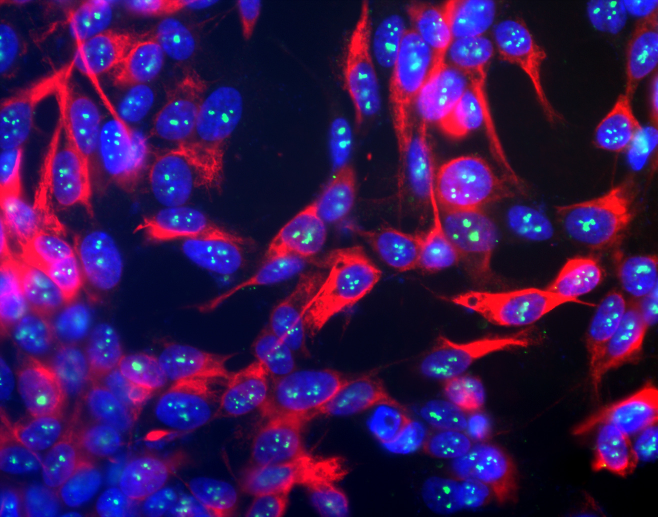
#> input picture Workshops/Segmentation/cells_segm.tif, 1315 x 1033 px (shown at 1/2 size)
$ jupyter execute --allow-errors 'segmentation solution.ipynb'
#> lines starting #> are read from the running program, lines starting #| are printed output that depends on the picture; after the words box and inside, x2 and y2 are one past the last pixel; in counts of white or black regions, pixels touching at a corner belong together
# Introduction

Segmentation is the process of dividing a digital image into subsets of pixels with specific features. This can be used, for instance, to determine where specific objects are in an image, and determine their properties.

In this workshop you will use different strategies to segment biological images.

## Semantic segmentation

We start with the problem of **semantic segmentation**. Given an image of cells, we want to determine which pixels are from cells and which are from background.

Complete the cell below to load and display the `cell_segm.tif` image

[cell 1]
# Import necessary libraries
import matplotlib.pyplot as plt
import numpy as np

# This line just specify the default figure size for matplotlib
# Quite handy to change, as the default in Jupyter is sometimes a bit too small!
plt.rcParams['figure.figsize'] = [8, 8]

[cell 2]
# Read the image
cells = plt.imread("cells_segm.tif")
#> cells is the input picture: shape (1033, 1315, 3); mean R, G, B 58.8, 17.7, 83.3

# Print its shape
print(cells.shape)
#| (1033, 1315, 3)

# Display the image
plt.imshow(cells)

The image (source GerryShaw, [Wikimedia](https://commons.wikimedia.org/wiki/File:38F3-ChkNFH-DAPI-Shsy5y.jpg)) shows human SH-SY5Y cells.
Channel 0 contains staining of the cells cytoskeleton, channel 1 staining for a nucleolar protein, and channel 2 shows DNA (nuclear) staining.

We would like to determine which pixels correspond to nuclei. We would like to end up with a matrix of the same size as the original image, where each element is 1 if the pixel is in a nucleus, and 0 if it is elsewhere (cytoplasm or background)

Let's start by isolating the channel with the nuclear staining; you can use `imshow` to ensure you got the correct one!

[cell 3]
nuclei = cells[:, :, 2]
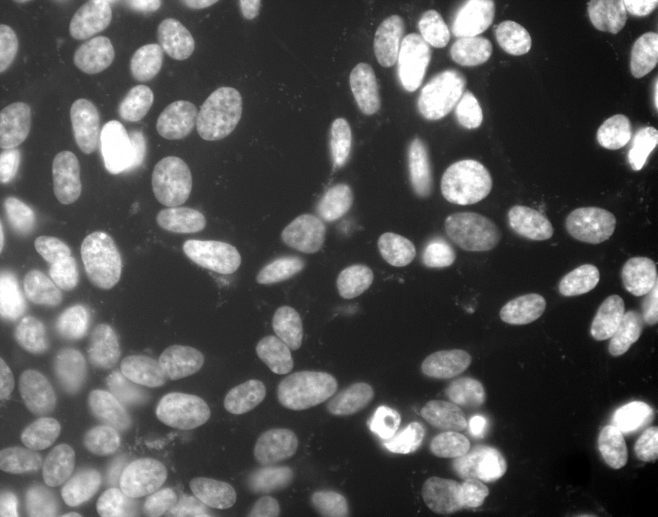
#> nuclei: shape (1033, 1315) (shown at 1/2 size); min 0, max 255, mean 83.3

plt.imshow(nuclei, cmap="gray")

Let's start by plotting the image histogram to get an idea of the distribution of staining.
We would expect two peaks: one corresponding to background and one corresponding to nuclear staining

[cell 4]
_ = plt.hist(nuclei.ravel(), bins=range(255))
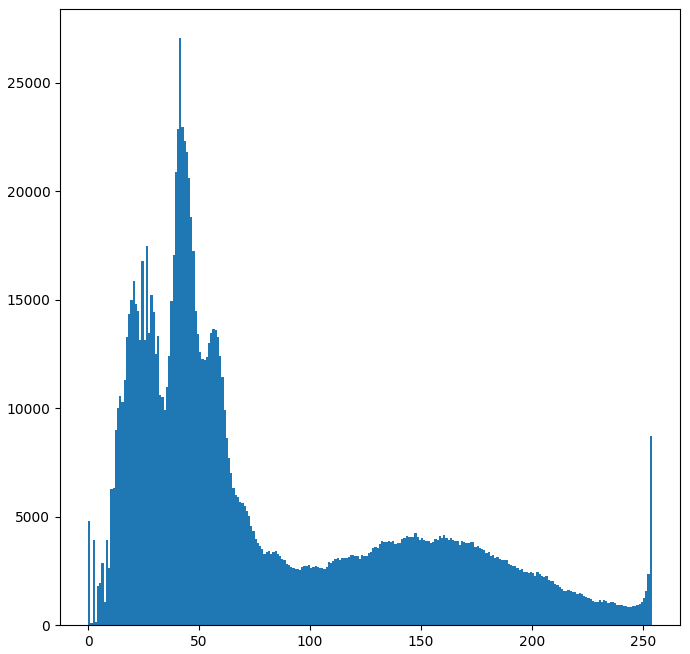
#> figure drawn by matplotlib, 1 panel; tallest bar 27042 high, from x = 41 to 42

The histogram tells us a lot! We can clearly distinguish background from nuclei, but rather than having a single background peak we get multiple ones.

**Can you explain why?**

We can now try to manually choose a threshold to separate nuclei from background.

**Use the histogram to try and find the value that best separates background from nuclei.**

You can try a few values and get a feeling for the one that visually gives the same result.

[cell 5]
nuclei_threshold_manual = nuclei>95
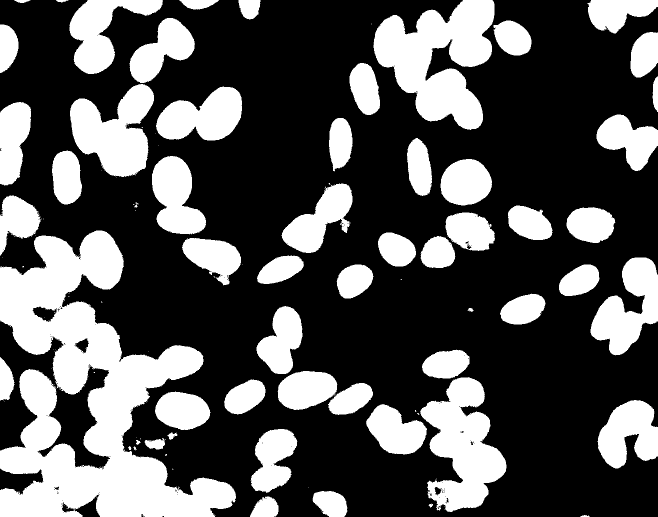
#> nuclei_threshold_manual: shape (1033, 1315) bool (shown at 1/2 size); 33.3% white; 132 white regions (74 under 20 px), largest, box (x1, y1, x2, y2) and area: (0, 461, 472, 1033) 124574, (747, 0, 989, 260) 36231, (840, 754, 1013, 1024) 25920

fig, ax = plt.subplots(ncols=2, nrows=1, figsize = (10, 5))

ax[0].imshow(nuclei, cmap="gray")
ax[1].imshow(nuclei_threshold_manual, cmap="gray")
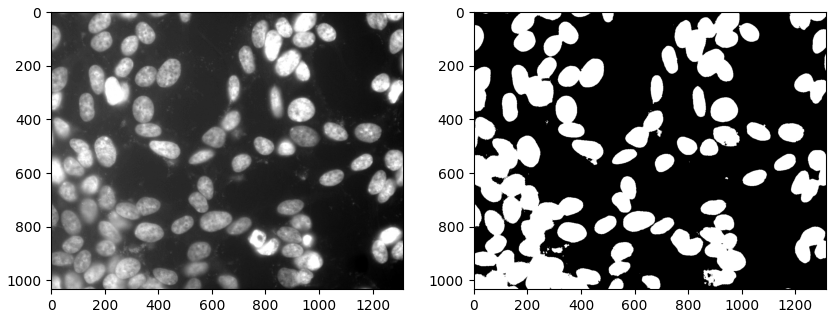
#> figure drawn by matplotlib, 2 panels

Let's say you now want to determine what percentage of the image is occupied by cell nuclei?

**How would you do that?**

_Hint:_ you can use the numpy function `unique` with the `return_counts` parameter set to `True`. What does this function return? How can it help in answering the question above?

[cell 6]
values, counts = np.unique(nuclei_threshold_manual, return_counts=True)
#> values = [False, True]; counts = [906357, 452038]
print(f"Percentage of image covered by nuclei is {counts[1]/(counts[0]+counts[1])*100:.2f}%")
#| Percentage of image covered by nuclei is 33.28%

As we saw in the lecture, there are better, more automatable, ways to determine an optimal threshold.

Scikit Image provides several methods, which are imported below.

- Apply the different methods to the image
- Note that you have to specify the `block_size` parameter for `threshold_local` (and it MUST be an odd number). What happens if the block size is too small?
- Visually compare the results of the various methods, including the manual thresholding
- Calculate the percentage of pixels containing nuclei in the image in the various cases
- Is there anything that stand out? How good was your manual threshold compared to the automatic methods?

[cell 7]
from skimage.filters import threshold_otsu, threshold_li, threshold_local

nuclei_threshold_otsu = nuclei > threshold_otsu(nuclei)
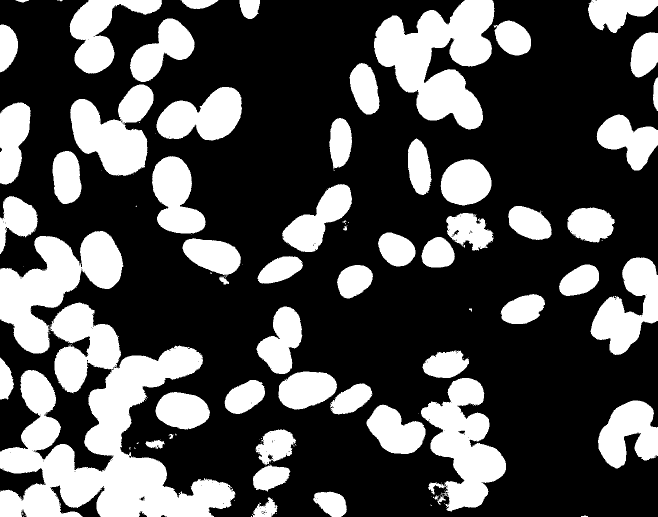
#> nuclei_threshold_otsu: shape (1033, 1315) bool (shown at 1/2 size); 30.9% white; 145 white regions (90 under 20 px), largest, box (x1, y1, x2, y2) and area: (0, 462, 471, 1033) 114277, (748, 0, 989, 259) 34868, (842, 756, 1012, 1023) 23371
nuclei_threshold_li = nuclei > threshold_li(nuclei)
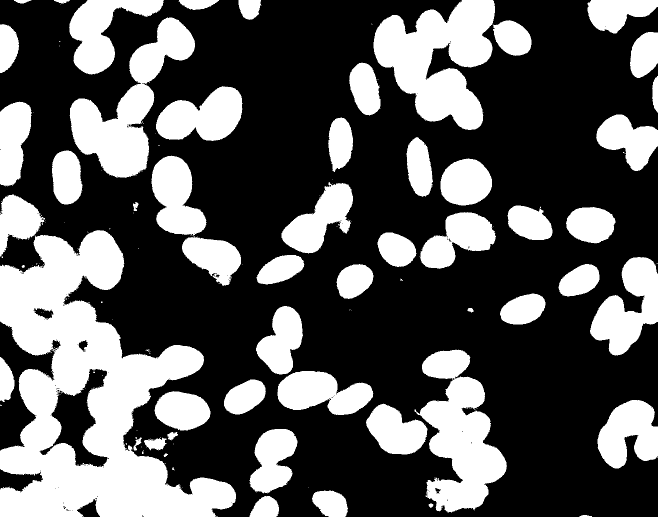
#> nuclei_threshold_li: shape (1033, 1315) bool (shown at 1/2 size); 34.6% white; 171 white regions (117 under 20 px), largest, box (x1, y1, x2, y2) and area: (0, 460, 472, 1033) 130651, (747, 0, 990, 260) 37108, (829, 699, 1014, 1026) 31534
nuclei_threshold_local = nuclei > threshold_local(nuclei, block_size=399)
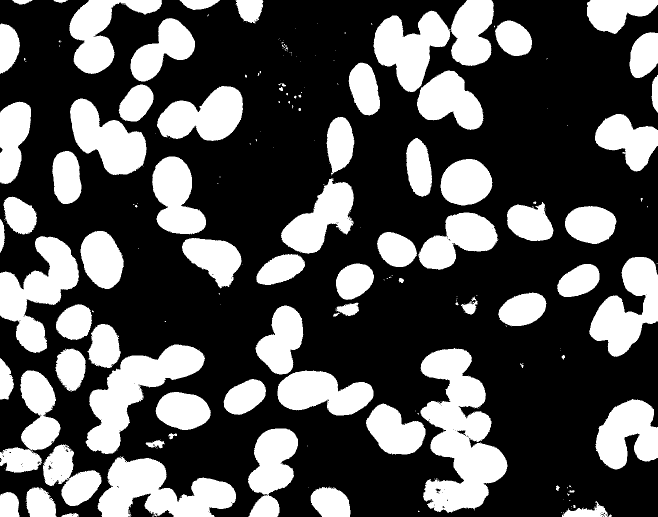
#> nuclei_threshold_local: shape (1033, 1315) bool (shown at 1/2 size); 32.2% white; 233 white regions (152 under 20 px), largest, box (x1, y1, x2, y2) and area: (841, 696, 1015, 1026) 31673, (171, 689, 410, 908) 19876, (195, 912, 472, 1033) 19429

# Now show the images
fig, ax = plt.subplots(nrows=2, ncols=2, figsize = (10, 10))
ax[0, 0].imshow(nuclei_threshold_otsu, cmap="gray")
ax[0, 1].imshow(nuclei_threshold_li, cmap="gray")
ax[1, 0].imshow(nuclei_threshold_local, cmap="gray")
ax[1, 1].imshow(nuclei, cmap="gray")

values, counts = np.unique(nuclei_threshold_otsu, return_counts=True)
#> counts = [938500, 419895]
print(f"Otsu - percentage of image covered by nuclei is {counts[1]/(counts[0]+counts[1])*100:.2f}%")
#| Otsu - percentage of image covered by nuclei is 30.91%
values, counts = np.unique(nuclei_threshold_li, return_counts=True)
#> counts = [887795, 470600]
print(f"Li - percentage of image covered by nuclei is {counts[1]/(counts[0]+counts[1])*100:.2f}%")
#| Li - percentage of image covered by nuclei is 34.64%
values, counts = np.unique(nuclei_threshold_local, return_counts=True)
#> counts = [921178, 437217]
print(f"Local - percentage of image covered by nuclei is {counts[1]/(counts[0]+counts[1])*100:.2f}%")
#| Local - percentage of image covered by nuclei is 32.19%

## Instance segmentation

Instance segmentation is definitely a harder problem to solve.
For each pixel, not only we want to define whether it is in a nucleus, but also which nucleus it is in!

This will allow us to make cell-level measurements, a very useful tool for analysis of biological images!

We are going to cover one of the _traditional_ methods, a technique called *watershed* (refer to the lecture on segmentation for more details!). There are more sophisticated methods for instance segmentation, we will see some of them later on in the course!

The main idea of watershed is to first create a binary mask of our image, as we did above, then identify the center of each cell and use that as a _seed_ to divide the mask into instances.

Let’s see how to do it with Scikit Image!

Use the [distance_transform_edt](https://docs.scipy.org/doc/scipy/reference/generated/scipy.ndimage.distance_transform_edt.html) function to find the distance of each pixel of the image mask from the background. Visualize the result to better understand what is going on! You can use whichever mask gave you the best results in the previous part.

[cell 8]
from scipy.ndimage import distance_transform_edt

distance = distance_transform_edt(nuclei_threshold_local)
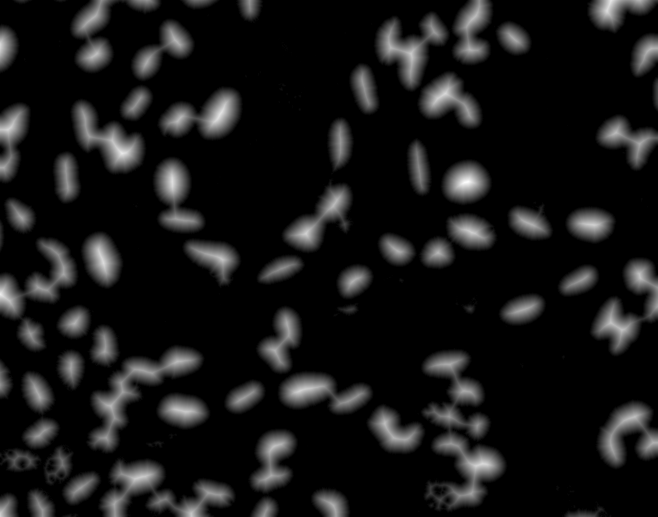
#> distance: shape (1033, 1315) float64 (shown at 1/2 size); min 0, max 45.18, mean 4; drawn with min black and max white

plt.imshow(distance)

You can see how the center of (almost all) cells is brighter.

We will now proceed to the watershed, by using three functions.

- [peak_local_max](https://scikit-image.org/docs/dev/api/skimage.feature.html#skimage.feature.peak_local_max) to retrieve the local maxima corresponding to the centers of each cell in our distance function.
- [label](https://scikit-image.org/docs/dev/api/skimage.measure.html#skimage.measure.label), to label connected regions with the same values.
- [watershed](https://scikit-image.org/docs/dev/api/skimage.segmentation.html#skimage.segmentation.watershed), to perform watershed segmentation and divide touching nuclei.

[cell 9]
from skimage.feature import peak_local_max
from skimage.measure import label
from skimage.segmentation import watershed

# Find the local maxima of the distance map.
# We need to impose a minimum distance between the peaks and we can specify
# a "footprint" to search for local maxima. You can experiment with these value to find
# one that works best with your image
# peak_local_max returns the indices of the maxima
local_maxima_idx = peak_local_max(distance, min_distance=20,
               footprint=np.ones((3, 3)))
#> local_maxima_idx = 341 pairs, first value 20 to 1011, second value 20 to 1291
# We create a matrix of "False" with the same shape of the image
mask = np.zeros(distance.shape, dtype=bool)
# We now mark the maxima as True (note that we need to transpose the matrix)
mask[tuple(local_maxima_idx.T)] = True

# Label connected regions
#> (the rest of this cell did not finish here and is left out)
